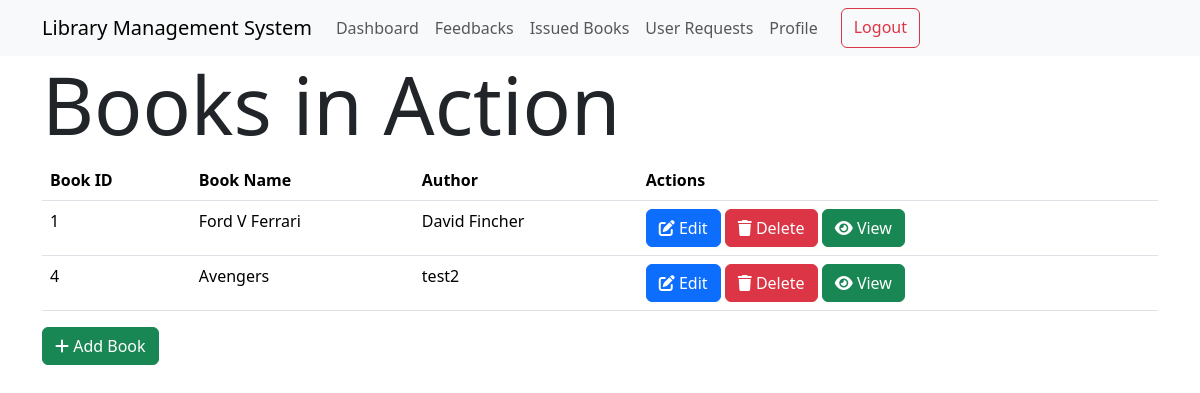
The app's page /section/1/ (signed in), older data.
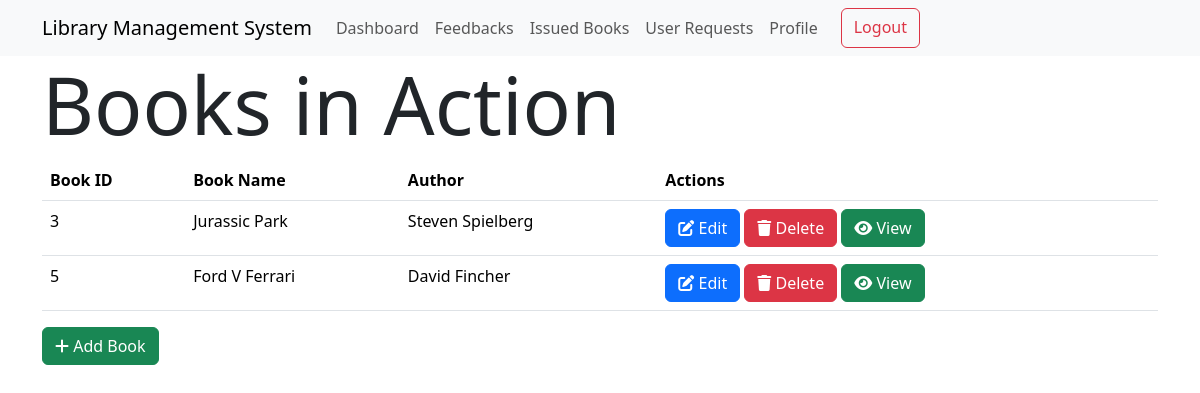
The same page, newer data.
### models.py (models this page shows)
class Books(db.Model):
    id = db.Column(db.Integer, primary_key=True)
    name = db.Column(db.String(64), nullable=False)
    content = db.Column(db.Text, nullable=False)
    author = db.Column(db.String(64), nullable=False)
    date_issued = db.Column(db.Date)  # null as it'll be filled during issuance
    return_date = db.Column(db.Date)  # null as it'll be filled during issuance
    section_id = db.Column(db.Integer, db.ForeignKey("section.id"), nullable=False)
    carts = db.relationship("Cart", backref="book", lazy=True)
    issued = db.relationship(
        "Issued", backref="books", lazy=True, cascade="all, delete-orphan"
    )

### routes.py (the view)
@app.route("/section/<int:id>/")
@admin_required
def show_section(id):
    section = Section.query.get(id)
    if not section:
        flash("Section does not exist")
        return redirect(url_for("admin"))
    return render_template("/section/show.html", section=section)

### routes.py (called while the page is built)
def admin_required(func):
    @wraps(func)
    def inner(*args, **kwargs):
        if "user_id" not in session:
            return redirect(url_for("login"))
        user = User.query.get(session["user_id"])
        if not user.is_admin:
            flash("You are not authorized to access this page")
            return redirect(url_for("index"))
        return func(*args, **kwargs)
    return inner

### templates/section/show.html (shortened to what this page needs)
{% extends 'layout.html' %}
{% block content %}
<h1 class="display-1">
    Books in {{section.name}}
</h1>
<table class="table">
    <thead>
        <tr>
            <th>Book ID</th>
            <th>Book Name</th>
            <th>Author</th>
            <th>Actions</th>
        </tr>
    </thead>
    <tbody>
        {% for book in section.books %}
        <tr>
            <td>{{book.id}}</td>
            <td>{{book.name}}</td>
            <td>{{book.author}}</td>
            <td>
                <a href="{{url_for('edit_book', id=book.id)}}" class="btn btn-primary">
                    <i class="fas fa-edit"></i>
                    Edit
                </a>
                <a href="{{url_for('delete_book', id=book.id)}}" class="btn btn-danger">
                    <i class="fas fa-trash"></i>
                    Delete
                </a>
                <form action="{{url_for('read_book', id=book.id)}}" method="POST" style="display: inline;">
                    <button class=" btn btn-success">
                        <i class="fa fa-eye" aria-hidden="true"></i>
                        View
                    </button>
                </form>
            </td>
        </tr>
        {% endfor %}
    </tbody>
</table>
<a href="{{url_for('add_book', section_id=section.id)}}" class="btn btn-success">
    <i class="fas fa-plus"></i>
    Add Book
</a>
{% endblock %}

Row changes from the older to the newer data that the page shows:
removed Books: id "1", name "Ford V Ferrari", author "David Fincher"
no longer on this page (row edited): Books: id "4", name "Avengers", author "test2"
now on this page (row edited): Books: id "3", name "Jurassic Park", author "Steven Spielberg"
added Books: id "5", name "Ford V Ferrari", author "David Fincher"
